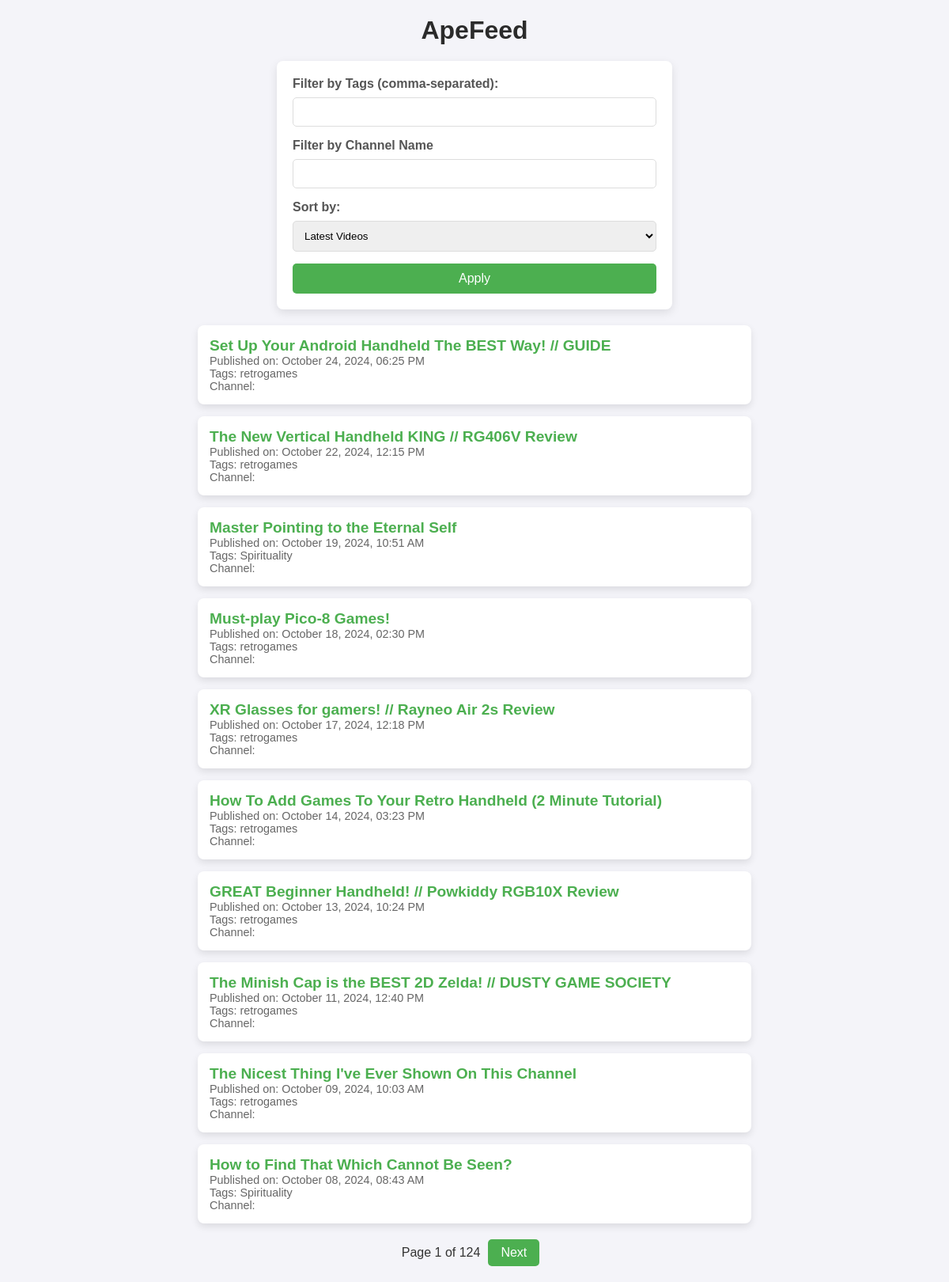
Before: /ape-feed with the older database file.
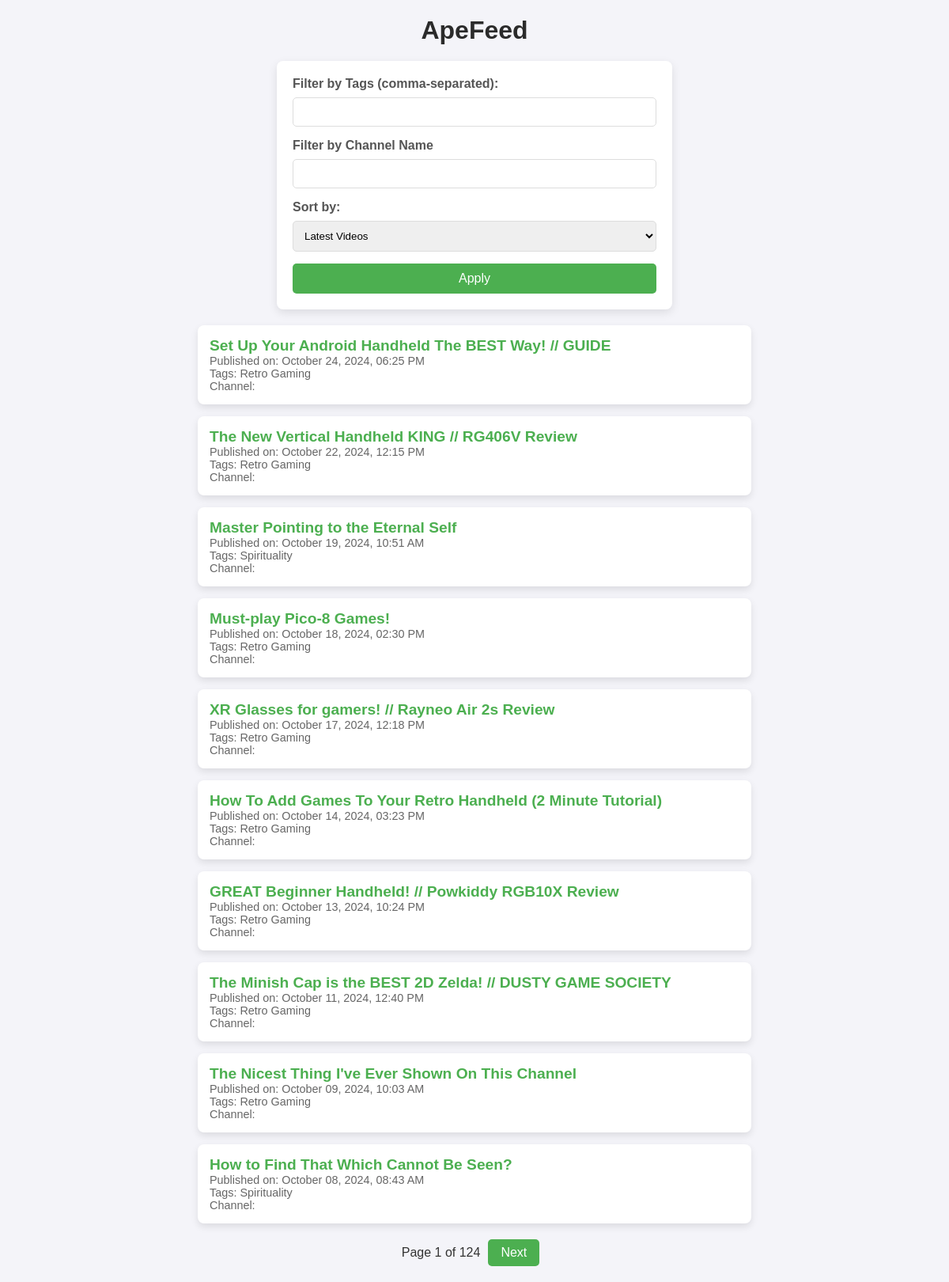
After: the same page with the newer database file.
### tables this page shows
CREATE TABLE videos (
        id INTEGER PRIMARY KEY AUTOINCREMENT,
        title TEXT NOT NULL,
        url TEXT UNIQUE NOT NULL,
        publish_date TEXT NOT NULL,
        tags TEXT NOT NULL,
        date_added TIMESTAMP DEFAULT CURRENT_TIMESTAMP
    );

### app.py (the view, shortened to what this page needs)
@app.route('/ape-feed', methods=['GET'])
def ape_feed():
    conn = get_db_connection()
    cursor = conn.cursor()
    page = int(request.args.get('page', 1))
    items_per_page = 10
    offset = (page - 1) * items_per_page
    tags_filter = request.args.getlist('tags')
    channel_filter = request.args.getlist('channel_filter')
    print(channel_filter)
    sort_order = request.args.get('sort') or 'publish_date DESC'
    if tags_filter and tags_filter[0] != '':
        print('tags_filter')
        tags_placeholder = ','.join(['?'] * len(tags_filter))
        query = f'''
            SELECT * FROM videos
            WHERE tags LIKE "%" || ? || "%"
            ORDER BY {sort_order}
            LIMIT ? OFFSET ?
        '''
        videos = cursor.execute(query, tags_filter + [items_per_page, offset]).fetchall()
        total_items_query = f'''
            SELECT * FROM videos
            WHERE tags LIKE "%"
        '''
        total_items_query = cursor.execute(f'SELECT COUNT(*) FROM videos where tags like "%{tags_filter[0]}%"').fetchone()
    else:
        query = f'SELECT * FROM videos ORDER BY {sort_order} LIMIT ? OFFSET ?'
        videos = cursor.execute(query, (items_per_page, offset)).fetchall()
        total_items_query = cursor.execute('SELECT COUNT(*) FROM videos').fetchone()
    total_items = total_items_query[0] if total_items_query else 0
    total_pages = (total_items + items_per_page - 1) // items_per_page  # Round up
    conn.close()
    return render_template('ape_feed.html', videos=videos, page=page, total_pages=total_pages, random_sort=False, sort_order=sort_order)

### app.py (called while the page is built)
def get_db_connection():
    conn = sqlite3.connect(DATABASE)
    conn.row_factory = sqlite3.Row
    return conn

@app.template_filter('format_datetime')
def format_datetime(value, format="%B %d, %Y, %I:%M %p", target_timezone="UTC"):
    try:
        dt = datetime.strptime(value, "%Y-%m-%d %H:%M:%S%z")
        target_tz = pytz.timezone(target_timezone)
        dt = dt.astimezone(target_tz)
        return dt.strftime(format)
    except ValueError:
        return value  # Return as-is if there's an error

### templates/ape_feed.html (shortened to what this page needs)
<!doctype html>
<html lang="en">
<head>
    <link rel="stylesheet" href="{{ url_for('static', filename='style.css') }}">
</head>
<body>
    <h1>ApeFeed</h1>
    <form method="get" action="{{ url_for('ape_feed') }}">
        <label for="tags">Filter by Tags (comma-separated):</label>
        <input type="text" id="tags" name="tags">
        <label for="channel_filter">Filter by Channel Name</label>
        <input type="text" id="channel_filter" name="channel_filter">
        <label for="sort">Sort by:</label>
        <select id="sort" name="sort">
            <option value="publish_date desc" {% if sort_order == 'publish_date desc' %}selected{% endif %}>Latest Videos</option>
        </select>
        <button type="submit">Apply</button>
    </form>
    <div id="feed">
        {% for video in videos %}
        <div class="feed-item">
            <h2 id="title-{{ video['id'] }}">
                <a href="javascript:void(0);" onclick="toggleEmbed('{{ video['id'] }}', '{{ video['url'] }}')">
                    {{ video['title'] }}
                </a>
            </h2>
            <p>Published on: {{ video['publish_date'] | format_datetime }} </p>
            <p>Tags: {{ video['tags'] }}</p>
            <p>Channel: <a href="{{ video['channel_url'] }}">{{ video['channel_name'] }}</a></p>
        </div>
        {% endfor %}
    </div>
    {% if random_sort %}
        <div class="shuffle-button">
            <form method="get" action="{{ url_for('ape_feed') }}">
                <input type="hidden" name="sort" value="RANDOM()">
                <button type="submit">Shuffle</button>
            </form>
        </div>
    {% else %}
        <div class="pagination">
            <span>Page {{ page }} of {{ total_pages }}</span>
            {% if page < total_pages %}
                <a href="{{ url_for('ape_feed', page=page + 1, tags=request.args.getlist('tags'), channel_filter=request.args.getlist('channel_filter'), sort=request.args.get('sort')) }}" class="pagination-link">Next</a>
            {% endif %}
        </div>
    {% endif %}
</body>
</html>

### static/style.css (style rules this page uses)
* { margin: 0; padding: 0; box-sizing: border-box; font-family: Arial, sans-serif; }
body { background-color: #f4f4f9; color: #333; display: flex; flex-direction: column; align-items: center; padding: 20px; }
h1 { font-size: 2rem; margin-bottom: 20px; color: #2b2b2b; text-align: center; }
form { background: #fff; padding: 20px; border-radius: 8px; box-shadow: 0px 4px 12px rgba(0, 0, 0, 0.1); margin-bottom: 20px; width: 100%; max-width: 500px; }
label { font-weight: bold; color: #555; display: block; margin-bottom: 8px; }
input[type="text"], select { width: 100%; padding: 10px; margin-bottom: 15px; border: 1px solid #ddd; border-radius: 5px; }
button { background-color: #4CAF50; color: white; padding: 10px 20px; border: none; border-radius: 5px; cursor: pointer; font-size: 1rem; width: 100%; }
#feed { display: flex; flex-direction: column; gap: 15px; width: 100%; max-width: 700px; }
.feed-item { background: #fff; padding: 15px; border-radius: 8px; box-shadow: 0px 4px 10px rgba(0, 0, 0, 0.1); transition: transform 0.2s; }
.feed-item h2 { font-size: 1.2rem; color: #333; }
.feed-item p { font-size: 0.9rem; color: #666; }
a { color: #4CAF50; text-decoration: none; }
.pagination { display: flex; justify-content: center; align-items: center; margin-top: 20px; }
.pagination-link { padding: 8px 16px; background-color: #4CAF50; color: white; text-decoration: none; border-radius: 5px; margin: 0 10px; font-size: 1rem; transition: background-color 0.2s ease; }
.pagination span { font-size: 1rem; color: #333; }

Changed rows visible on the page:
changed videos "Set Up Your Android Handheld The BEST Way! // GUIDE": tags "retrogames" → "Retro Gaming"
changed videos "The New Vertical Handheld KING // RG406V Review": tags "retrogames" → "Retro Gaming"
changed videos "Must-play Pico-8 Games!": tags "retrogames" → "Retro Gaming"
changed videos "XR Glasses for gamers! // Rayneo Air 2s Review": tags "retrogames" → "Retro Gaming"
changed videos "How To Add Games To Your Retro Handheld (2 Minute Tutorial)": tags "retrogames" → "Retro Gaming"
changed videos "GREAT Beginner Handheld! // Powkiddy RGB10X Review": tags "retrogames" → "Retro Gaming"
changed videos "The Minish Cap is the BEST 2D Zelda! // DUSTY GAME SOCIETY": tags "retrogames" → "Retro Gaming"
changed videos "The Nicest Thing I've Ever Shown On This Channel": tags "retrogames" → "Retro Gaming"
